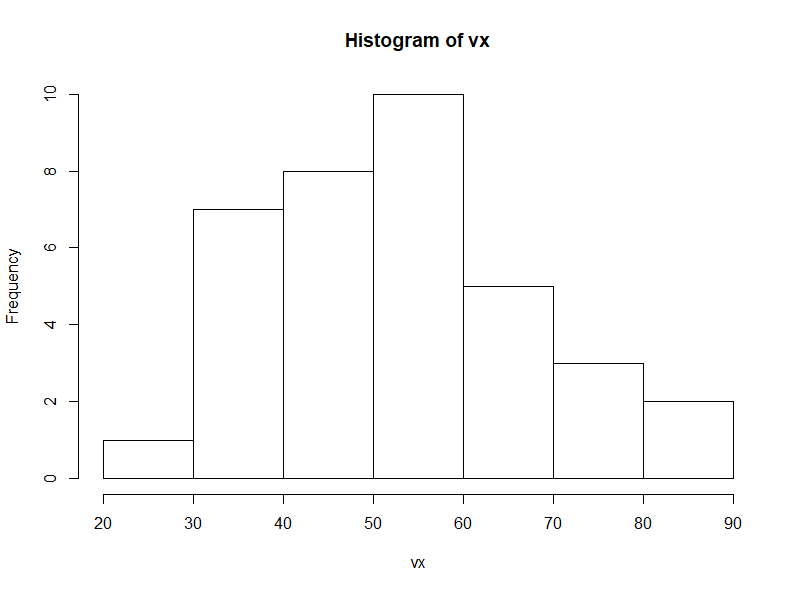

Write R code to recreate this figure.
# コルモゴロフ・スミルノフ検定 (Kolmogorov-Smirnov test) を行う．
# コルモゴロフ・スミルノフ検定は得られた2つのデータ間の確率分布の相違の検定，または，1データにおける確率分布の正規性を行う検定
# 帰無仮説 (H0) は標本分布が正規分布に従うこと
# https://data-science.gr.jp/implementation/ist_r_kolmogorov_smirnov_test.html

vx<-c(32, 38, 58, 51, 41, 55, 35, 66, 52, 54, 60, 66, 64, 43, 78, 51, 77, 81, 64, 46, 46, 29, 55, 31, 40, 72,41, 32, 66, 51, 83, 49, 32, 44, 49, 52)
hist(vx)
ks.test(x=vx,y="pnorm",mean=mean(vx),sd=sd(vx))

# 以上の結果では，p値が0.9196となっており，有意水準が5%でも帰無仮説が保留され (p > α)，データXの分布は正規分布に従っているとみなすことができる．



# シャピロ・ウィルク検定 (Shapiro-Wilk test) 
vx<-c(57, 2, 67, 23, 50, 3, 52, 51, 48, 11, 51, 54, 44, 31, 54, 49, 22, 51, 11, 93, 58, 3, 51, 41, 91, 55, 35, 12, 66, 52, 54, 15)
hist(vx)
shapiro.test(x=vx)

#この検定では，p値が0.02959であるため，有意水準が5%で帰無仮説が棄却され (p ≤ α)，データXの分布は正規分布に従うとはいえない (実質的に従わない) と判断できる．
# https://data-science.gr.jp/implementation/ist_r_shapiro_wilk_test.html
